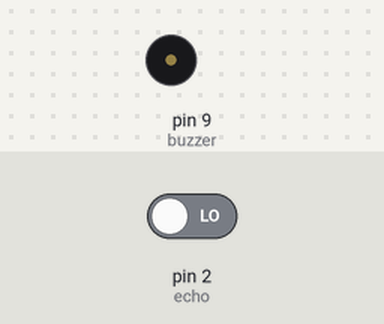
This sketch was run on a simulated Arduino Uno, built with avr-gcc and run on an emulated ATmega328P. Shown: buzzer (waves = sounding). The inputs (shaded band) are chosen by the test bench; at power-on: pin 2 (echo) LOW.

Above: at 0.1 s.
Timing chart, 0 to 2.9 s (numbered marks = the images above):
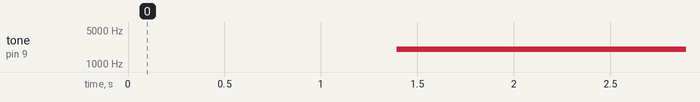

The sketch:

ALARMAROBO.ino
```cpp
#define trig 3 // Emisor de pulso o señal

#define echo 2 // Receptor "del eco" del pulso o señal

#define buzzer 9 //Zumbador

float sinVal;
int toneVal;
int alarmDuration = 0;


void setup() {
  // Sólo se activa una vez al iniciarse el programa. Definimos entradas y salidas

  pinMode(trig, OUTPUT); //Emisor

  pinMode(echo, INPUT); //Receptor

  pinMode(buzzer, OUTPUT); //Emisor

}

void loop() {
  // Bucle

  long duration, distance; //Establecemos duration y distance como variables numéricas extensas

  digitalWrite(trig, LOW); //Para tener un pulso limpio empezamos con 2 microsegundos en apagado

  delay(2);

  digitalWrite(trig, HIGH); //Mandamos un pulso de 5 microsegundos

  delay(5);

  digitalWrite(trig, LOW); //Apagamos

  duration = pulseIn(echo, HIGH); //Medimos el tiempo que la señal tarda en volver al sensor en microsegundos

  distance = (duration/2)*0.0343; //La distancia es el tiempo por la velocidad del sonido (343 m/s = 0.0343 cm/microseg)

  if (distance < 40) { //Si la distancia es menor de un metro y medio
    alarmDuration = 30;
  }

  if (alarmDuration > 0) { //Si la alarma debe seguir sonando
    for(int x=0; x<180; x++){
      // convertimos grados en radianes para luego obtener el valor.
      sinVal = (sin(x*(3.1412/180)));
      // generar una frecuencia a partir del valor sin
      toneVal = 2000+(int(sinVal*1000));
      tone(9, toneVal);
      delay(2);
    }
    alarmDuration -= 2; //Restamos 2 milisegundos del tiempo de duración de la alarma
  } else { //Si no se detectó nada o se terminó la duración de la alarma
    noTone(buzzer); //no suena
  }
}
```

Measured:
- by itself, tone on pin 9 (buzzer): silent → 2017 Hz at 1.4 s
